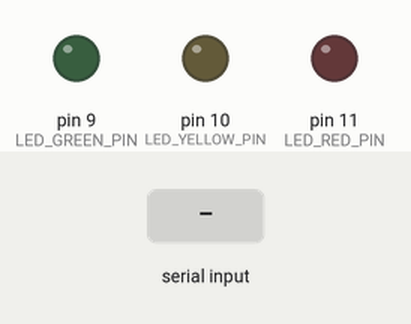
This sketch was run on a simulated Arduino Uno, built with avr-gcc and run on an emulated ATmega328P. Parts: output pins drawn as LEDs (lit = HIGH). Inputs (shaded band) come from the test bench. What the sketch prints to the serial monitor is not drawn.

Above: at 1.2 s.
1.3 s: "v" received over Serial
At 1.7 s:
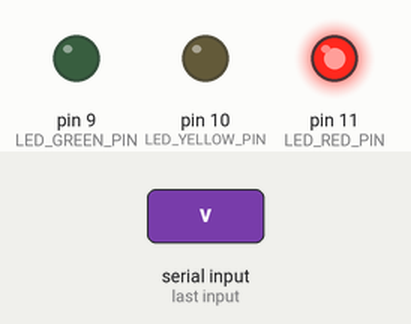
2.8 s: "a" received over Serial
At 4.0 s:
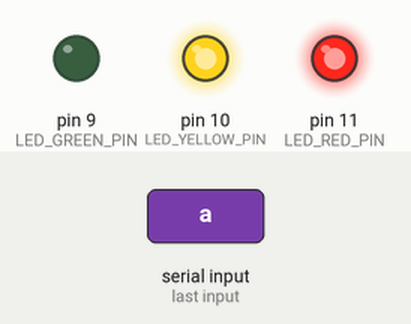
4.3 s: "o" received over Serial
At 5.2 s:
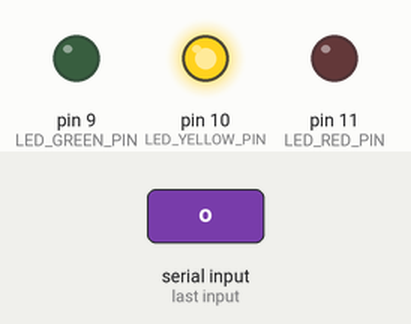
5.8 s: "d" received over Serial
At 6.4 s:
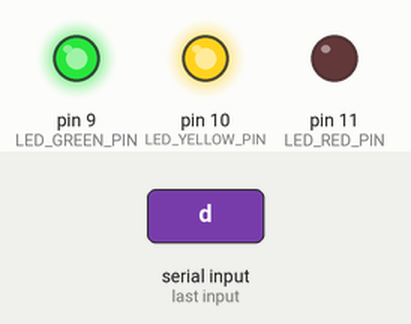
7.3 s: "u" received over Serial
At 8.5 s:
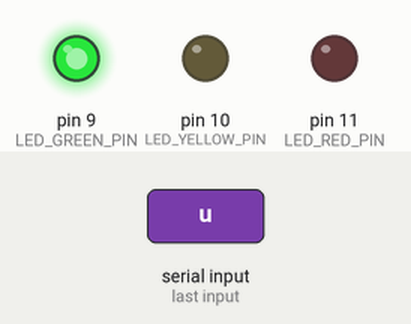
8.8 s: "i" received over Serial
At 9.9 s:
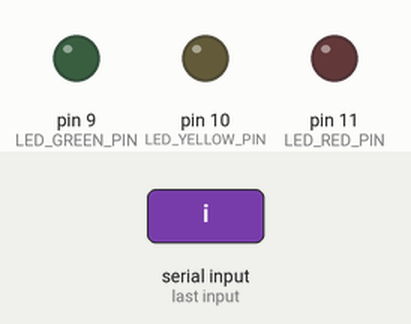
Timing chart, 0 to 11.3 s (numbered marks = the images above; inputs shaded):
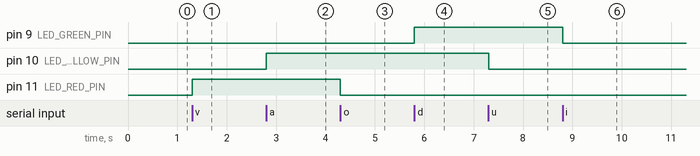

The sketch:

10_Challenge_Serial_Traffic_Light.ino
```cpp
/*
 * 10 - Challenge: Serial Traffic Light
 * ------------------------------------
 * Controla três LEDs (vermelho, amarelo, verde) por comandos da serial.
 *   'v' liga vermelho      'o' desliga vermelho
 *   'a' liga amarelo       'u' desliga amarelo
 *   'd' liga verde         'i' desliga verde
 *
 * Hardware: Arduino UNO + 3 LEDs (cada um com resistor 220 ohms)
 * Pinagem:  Vermelho no pino 11, Amarelo no pino 10, Verde no pino 9
 *
 * Conceitos: switch/case, controle de múltiplas saídas via comando
 */

const byte LED_RED_PIN = 11;
const byte LED_YELLOW_PIN = 10;
const byte LED_GREEN_PIN = 9;
const long BAUD_RATE = 9600;

void setup() {
  Serial.begin(BAUD_RATE);
  pinMode(LED_RED_PIN, OUTPUT);
  pinMode(LED_YELLOW_PIN, OUTPUT);
  pinMode(LED_GREEN_PIN, OUTPUT);

  Serial.println("Comandos: v/o (vermelho on/off), a/u (amarelo on/off), d/i (verde on/off)");
}

void loop() {
  if (Serial.available() > 0) {
    char input = Serial.read();

    switch (input) {
      case 'v': digitalWrite(LED_RED_PIN, HIGH);    break;
      case 'o': digitalWrite(LED_RED_PIN, LOW);     break;
      case 'a': digitalWrite(LED_YELLOW_PIN, HIGH); break;
      case 'u': digitalWrite(LED_YELLOW_PIN, LOW);  break;
      case 'd': digitalWrite(LED_GREEN_PIN, HIGH);  break;
      case 'i': digitalWrite(LED_GREEN_PIN, LOW);   break;
      default: /* ignora outros caracteres (incl. \n, \r) */ break;
    }
  }
}
```

Measured:
- after the input at 1.3 s, pin 11 (LED_RED_PIN): LOW → HIGH at once
- after the input at 2.8 s, pin 10 (LED_YELLOW_PIN): LOW → HIGH at once
- after the input at 4.3 s, pin 11 (LED_RED_PIN): HIGH → LOW at once
- after the input at 5.8 s, pin 9 (LED_GREEN_PIN): LOW → HIGH at once
- after the input at 7.3 s, pin 10 (LED_YELLOW_PIN): HIGH → LOW at once
- after the input at 8.8 s, pin 9 (LED_GREEN_PIN): HIGH → LOW at once
